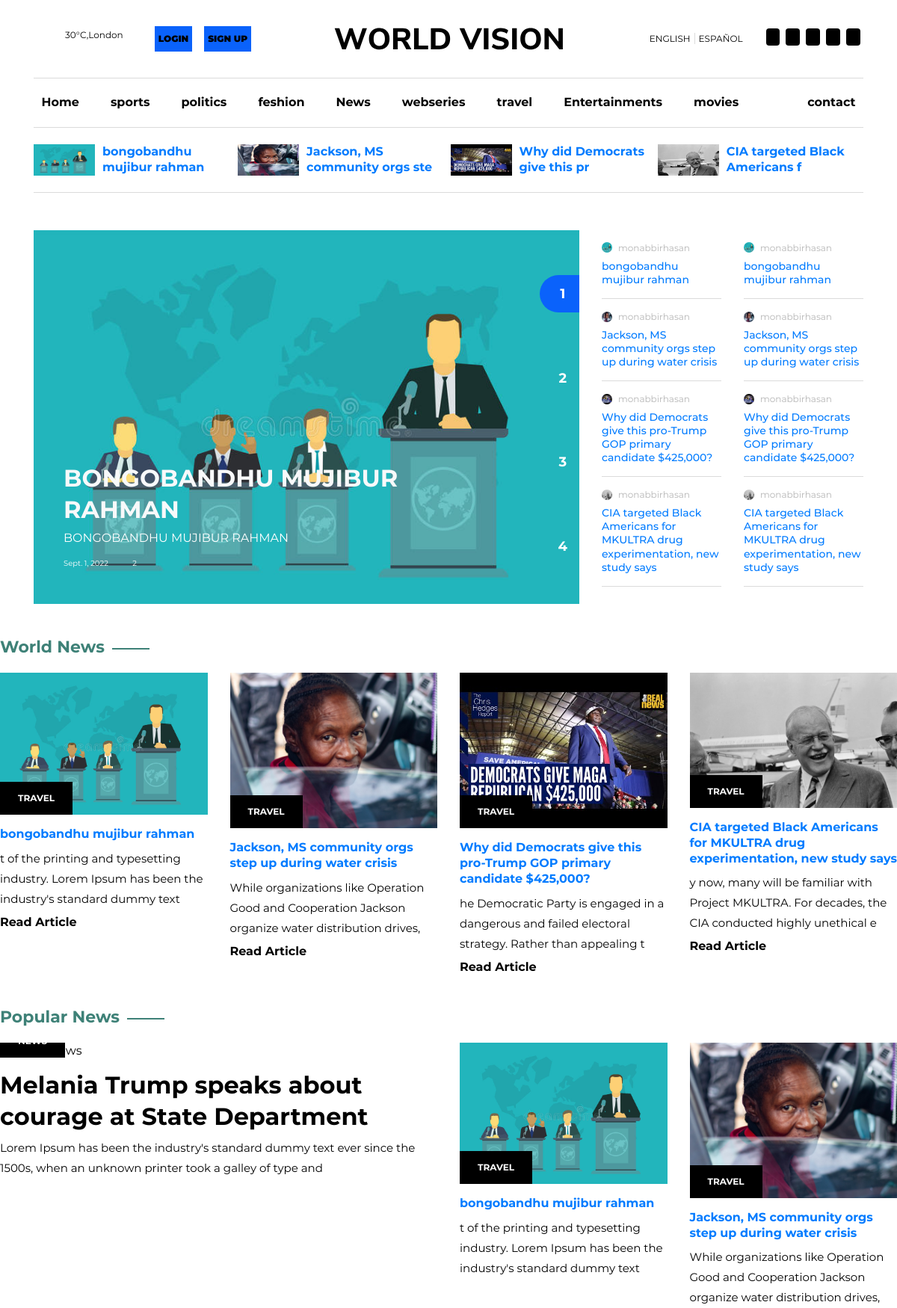
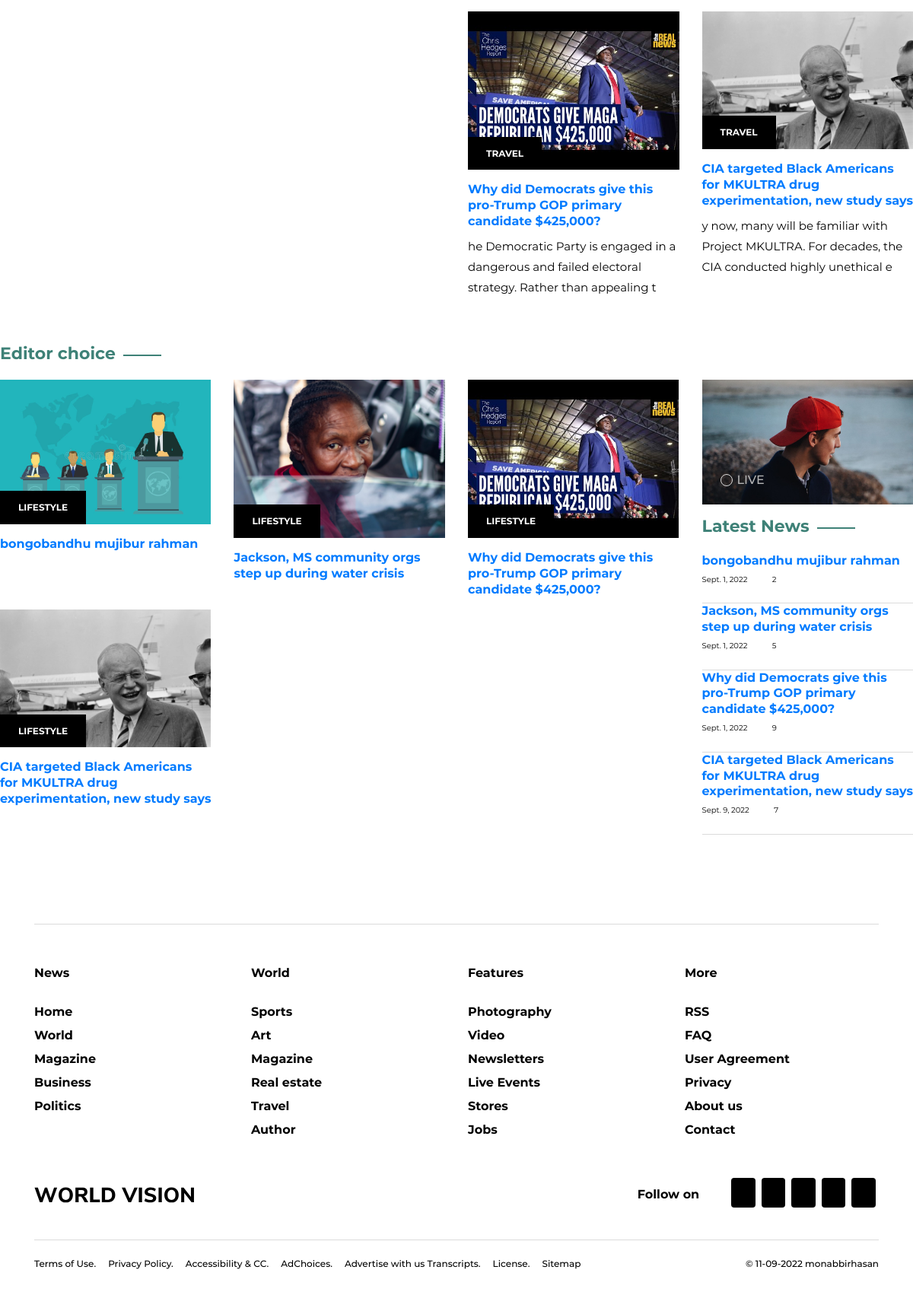
The page / on the database its author committed (2 pictures, top to bottom).
### category/models.py (models this page shows)
class category(models.Model):
    c_name=models.CharField(max_length=255);
    c_image=models.FileField(upload_to="c_img/",max_length=255,null=True,default=None);
    c_date=models.DateField();
    is_sub=models.IntegerField();
    c_status=models.IntegerField();

### post/models.py (models this page shows)
class post(models.Model):
    p_title=models.CharField(max_length=255);
    p_image=models.FileField(upload_to="p_image/",max_length=255,null=True,default=None);
    p_desc=models.TextField();
    p_category=models.IntegerField();
    p_author=models.IntegerField();
    p_date=models.DateField();
    p_comment=models.IntegerField();
    p_Like=models.IntegerField();
    p_status=models.IntegerField();

### users/models.py (models this page shows)
class users(models.Model):
    u_name=models.CharField(max_length=255)
    u_image=models.FileField(upload_to="u_img/",max_length=255,null=True,default=None);
    u_email=models.EmailField()
    u_phone=models.CharField(max_length=12)
    u_biodata=models.TextField()
    u_address=models.CharField(max_length=255)
    u_type=models.IntegerField()
    u_post=models.IntegerField()
    u_status=models.IntegerField()

### WorldVision/views.py (the view)
# urls.py: path('',views.HomePage),
def HomePage(request):
    postData=post.objects.all()[:4]
    usersData=users.objects.all()
    categorydata=category.objects.all()
    data={
        'four_news_post':postData,
        'categorydata':categorydata,
        'usersData':usersData,
    }
    return render (request,"index.html",data)

### templates/index.html (shortened to what this page needs)
{% include 'header.html' %}
  <div class="container">
    <div class="banner-top-thumb-wrap">
      <div class="d-lg-flex justify-content-between align-items-center">
{% for i in four_news_post %}
   <div class="d-flex justify-content-between  mb-3 mb-lg-0">
        <div>
          <img
            src="/media/{{i.p_image}}"
            alt="thumb"
            class="banner-top-thumb"
          />
        </div>
          <a href ="/news-post/{{i.id}}">
            <h5 class="m-0 font-weight-bold">
              {{i.p_title | slice:":30" | safe}}
            </h5>
          </a>
      </div>
{% endfor %}
    </div>
  </div>
          <div class="row">
            <div class="col-lg-8">
              <div class="owl-carousel owl-theme" id="main-banner-carousel">
    {% for i in four_news_post %}
                <div class="item">
                  <div class="carousel-content-wrapper mb-2">
                    <div class="carousel-content">
                      <h1 class="font-weight-bold">
                        <a href="#" class="text-light">{{i.p_title |slice:":30"| upper}}</a>
                      </h1>
                      <h5 class="font-weight-normal  m-0">{{i.p_title |slice:":30"| upper}}</h5>
                      <p class="text-color m-0 pt-2 d-flex align-items-center">
                        <span class="fs-10 mr-1">{{i.p_date}}</span>
                        <i class="mdi mdi-bookmark-outline mr-3"></i>
                        <span class="fs-10 mr-1">{{i.p_comment}}</span>
                        <i class="mdi mdi-comment-outline"></i>
                      </p>
                    </div>
                    <div class="carousel-image">
                      <img style="width:100%; height:500px!important;" src="/media/{{i.p_image}}" alt="" />
                    </div>
                  </div>
                </div>
     {% endfor %}
              </div>
            </div>
<div class="col-lg-4">
{% for i in four_news_post %}
  <div class="row">
      <div class="col-sm-6">
        <div class="py-3 border-bottom">
          <div class="d-flex align-items-center pb-2">
            <img
              src="/media/{{i.p_image}}"
              class="img-xs img-rounded mr-2"
              alt="thumb"
            />
          {% for username in usersData %}
            <span class="fs-12 text-muted">{{username.u_name}}</span>
          {% endfor %}
          </div>
          <p class="fs-14 m-0 font-weight-medium line-height-sm">
            <a href="single/{{i.id}}">{{i.p_title}}</a>
          </p>
        </div>
      </div>
      <div class="col-sm-6">
        <div class="py-3 border-bottom">
          <div class="d-flex align-items-center pb-2">
            <img
              src="/media/{{i.p_image}}"
              class="img-xs img-rounded mr-2"
              alt="thumb"
            />
            {% for username in usersData %}
              <span class="fs-12 text-muted">{{username.u_name}}</span>
            {% endfor %}
          </div>
          <p class="fs-14 m-0 font-weight-medium line-height-sm">
            <a href="">{{i.p_title}}</a>
          </p>
        </div>
      </div>
    </div>
{% endfor %}
</div>
            </div>
          </div>
          <div class="world-news">
            <div class="row">
              <div class="col-sm-12">
                <div class="d-flex position-relative  float-left">
                  <h3 class="section-title">World News</h3>
                </div>
              </div>
            </div>
            <div class="row">
      {% for i in four_news_post %}
              <div class="col-lg-3 col-sm-4 col-md-2 grid-margin mb-4 mb-sm-2">
                <div class="position-relative image-hover">
                  <img
                    src="/media/{{i.p_image}}"
                    class="img-fluid"
                    alt="world-news"
                  />
                  <span class="thumb-title">TRAVEL</span>
                </div>
                <h5 class="font-weight-bold mt-3">
                  <a href="single/{{i.id}}">{{i.p_title}}</a>
                </h5>
                <p class="fs-15 font-weight-normal">{{i.p_desc | slice:":100"}}</p>
                <a href="#" class="font-weight-bold text-dark pt-2"
                  >Read Article</a
                >
              </div>
      {% endfor %}
            </div>
          </div>
          <div class="editors-news">
            <div class="row">
              <div class="col-lg-3">
                <div class="d-flex position-relative float-left">
                  <h3 class="section-title">Popular News</h3>
                </div>
              </div>
            </div>
            <div class="row">
           <div class="col-lg-6  mb-5 mb-sm-2">
                <div class="position-relative image-hover">
                  <span class="thumb-title">NEWS</span>
                </div>
                <h1 class="font-weight-600 mt-3">
                  Melania Trump speaks about courage at State Department
                </h1>
                <p class="fs-15 font-weight-normal">
                  Lorem Ipsum has been the industry's standard dummy text ever
                  since the 1500s, when an unknown printer took a galley of type
                  and
                </p>
              </div>
              <div class="col-lg-6  mb-5 mb-sm-2">
                <div class="row">
          {% for i in four_news_post %}
              <div class="col-sm-6  mb-5 mb-sm-2">
                <div class="position-relative image-hover">
                  <img
                    src="/media/{{i.p_image}}"
                    class="img-fluid"
                    alt="world-news"
                  />
                  <span class="thumb-title">TRAVEL</span>
                </div>
                <h5 class="font-weight-600 mt-3">
                  <a href="single/{{i.id}}">{{i.p_title}}</a>
                </h5>
                <p class="fs-15 font-weight-normal">
                  {{i.p_desc | slice:":100" | safe}}
                </p>
              </div>
          {% endfor %}
                </div>
              </div>
            </div>
          </div>
          <div class="popular-news">
            <div class="row">
              <div class="col-lg-3">
                <div class="d-flex position-relative float-left">
                  <h3 class="section-title">Editor choice</h3>
                </div>
              </div>
            </div>
            <div class="row">
              <div class="col-lg-9">
                <div class="row">
                {% for i in four_news_post %}
                  <div class="col-sm-4  mb-5 mb-sm-2">
                    <div class="position-relative image-hover">
                      <img
                        src="/media/{{i.p_image}}"
                        class="img-fluid"
                        alt="world-news"
                      />
                      <span class="thumb-title">LIFESTYLE</span>
                    </div>
                    <h5 class="font-weight-600 mt-3">
                      <a href="single/{{i.id}}">{{i.p_title}}</a>
                    </h5>
                  </div>
               {% endfor %}
                </div>
              </div>
              <div class="col-lg-3">
                <div class="position-relative mb-3">
                  <img
                    src="/static/assets/images/dashboard/star-magazine-15.jpg"
                    class="img-fluid"
                    alt="world-news"
                  />
                  <div class="video-thumb text-muted">
                    <span><i class="mdi mdi-menu-right"></i></span>LIVE
                  </div>
                </div>
                <div class="row">
                <div class="col-sm-12">
                    <div class="d-flex position-relative float-left">
                      <h3 class="section-title">Latest News</h3>
                    </div>
                  </div>
                {% for i in four_news_post %}
                  <div class="col-sm-12">
                    <div class="border-bottom pb-3">
                      <h5 class="font-weight-600 mt-0 mb-0">
                        <a href="">{{i.p_title}}</a>
                      </h5>
                      <p class="text-color m-0 d-flex align-items-center">
                        <span class="fs-10 mr-1">{{i.p_date}}</span>
                        <i class="mdi mdi-bookmark-outline mr-3"></i>
                        <span class="fs-10 mr-1">{{i.p_comment}}</span>
                        <i class="mdi mdi-comment-outline"></i>
                      </p>
                    </div>
                  </div>
                {% endfor %}
                </div>
              </div>
            </div>
          </div>
        </div>
{% include 'footer.html' %}

### templates/top_menu.html (shortened to what this page needs)
<div class="navbar-bottom-menu">
    <div class="navbar-collapse justify-content-center collapse" id="navbarSupportedContent">
      <ul
        class="navbar-nav d-lg-flex justify-content-between align-items-center"
      >
        <li class="nav-item active">
          <a class="nav-link active" href="/">Home</a>
        </li>
        {% for i in  categorydata %}
        <li class="nav-item active">
           <a class="nav-link" style="text-transform:capitalize!importent;" href="/news-post/{{i.id}}">{{i.c_name}}</a>
         </li>
        {% endfor %}
        <li class="nav-item active">
          <a class="nav-link" style="text-transform:capitalize!importent;" href="/contact">contact</a>
        </li>
      </ul>
    </div>
  </div>

### rows shown on the page
category: c_name "sports"
category: c_name "politics"
category: c_name "feshion"
category: c_name "News"
category: c_name "webseries"
category: c_name "travel"
category: c_name "Entertainments"
category: c_name "movies"
post: p_image (picture), p_title "bongobandhu mujibur rahman", p_title "BONGOBANDHU MUJIBUR RAHMAN", p_date "Sept. 1, 2022", p_comment "2", p_desc "t of the printing and typesetting industry. Lorem Ipsum has been the industry's standard dummy text"
post: p_image (picture), p_title "Jackson, MS community orgs ste", p_title "Jackson, MS community orgs step up during water crisis", p_desc "While organizations like Operation Good and Cooperation Jackson organize water distribution drives,", p_date "Sept. 1, 2022", p_comment "5"
post: p_image (placeholder picture), p_title "Why did Democrats give this pr", p_title "Why did Democrats give this pro-Trump GOP primary candidate $425,000?", p_desc "he Democratic Party is engaged in a dangerous and failed electoral strategy. Rather than appealing t", p_date "Sept. 1, 2022", p_comment "9"
post: p_image (picture), p_title "CIA targeted Black Americans f", p_title "CIA targeted Black Americans for MKULTRA drug experimentation, new study says", p_desc "y now, many will be familiar with Project MKULTRA. For decades, the CIA conducted highly unethical e", p_date "Sept. 9, 2022", p_comment "7"
users: u_name "monabbirhasan"
